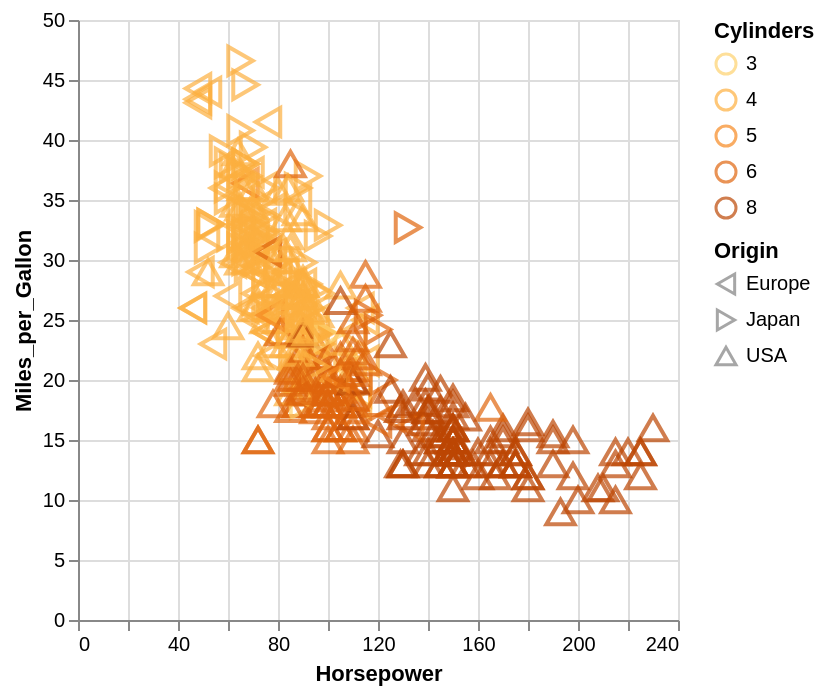

This figure's Vega-Lite source:
### Vega-Lite specification from a JSON file in a GitHub repository (floating-point values rounded to 4 significant figures; data arrays with more than 128 entries replaced by an {"elided": "..."} marker saying what was removed)
{"$schema": "https://vega.github.io/schema/vega-lite/v4.json", "data": {"values": {"elided": "406 records"}}, "selection": {"pts": {"type": "single", "fields": ["Origin"]}}, "mark": "point", "encoding": {"x": {"field": "Horsepower", "type": "quantitative"}, "y": {"field": "Miles_per_Gallon", "type": "quantitative"}, "color": {"condition": {"selection": "pts", "field": "Cylinders", "type": "ordinal", "scale": {"scheme": "yelloworangebrown"}}, "value": "grey"}, "shape": {"condition": {"selection": "pts", "field": "Origin", "type": "nominal", "scale": {"range": ["triangle-left", "triangle-right", "triangle-up"]}}, "value": "circle"}, "size": {"condition": {"selection": "pts", "value": 200}, "value": 50}}}
